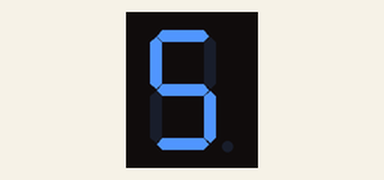
A sketch run on a simulated Arduino Uno, built with avr-gcc and run on an emulated ATmega328P. Shown: 1-digit seven-segment display. Wiring (inferred from the names in the program): 1-digit 7-segment display, segments lit when HIGH: segments pin 2, pin 3, pin 4, pin 5, pin 6, pin 7, pin 8. The segment pins are drawn as the display they are named for.

Above: at 0.7 s.
At 2.1 s:
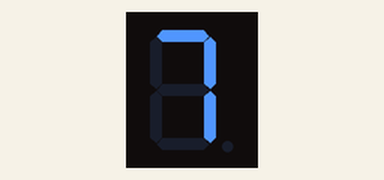
At 2.8 s:
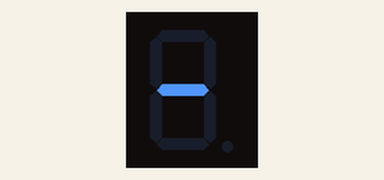
At 3.5 s:
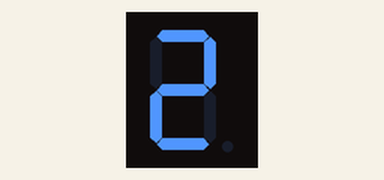
At 4.2 s:
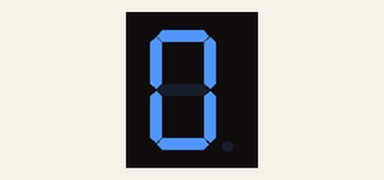
At 6.1 s:
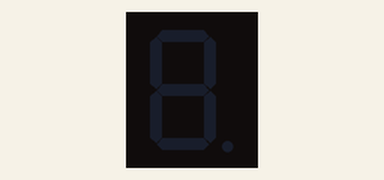

The sketch:

Percobaan_2.ino
```cpp
const int a = 2;
const int b = 3;
const int c = 4;
const int d = 5;
const int e = 6;
const int f = 7;
const int g = 8;

void setup (){
  pinMode(a,OUTPUT);
  pinMode(b,OUTPUT);
  pinMode(c,OUTPUT);
  pinMode(d,OUTPUT);
  pinMode(e,OUTPUT);
  pinMode(f,OUTPUT);
  pinMode(g,OUTPUT);
}

void loop(){
  //kosong
  digitalWrite(a,0);
  digitalWrite(b,0);
  digitalWrite(c,0);
  digitalWrite(d,0);
  digitalWrite(e,0);
  digitalWrite(f,0);
  digitalWrite(g,0);
  delay(200);

  //angka 1
  digitalWrite(a,0);
  digitalWrite(b,1);
  digitalWrite(c,1);
  digitalWrite(d,0);
  digitalWrite(e,0);
  digitalWrite(f,0);
  digitalWrite(g,0);
  delay(200);

  //kosong
  digitalWrite(a,0);
  digitalWrite(b,0);
  digitalWrite(c,0);
  digitalWrite(d,0);
  digitalWrite(e,0);
  digitalWrite(f,0);
  digitalWrite(g,0);
  delay(200);

  //angka 5
  digitalWrite(a,1);
  digitalWrite(b,0);
  digitalWrite(c,1);
  digitalWrite(d,1);
  digitalWrite(e,0);
  digitalWrite(f,1);
  digitalWrite(g,1);
  delay(500);

  //kosong
  digitalWrite(a,0);
  digitalWrite(b,0);
  digitalWrite(c,0);
  digitalWrite(d,0);
  digitalWrite(e,0);
  digitalWrite(f,0);
  digitalWrite(g,0);
  delay(200);

  //garis
  digitalWrite(a,0);
  digitalWrite(b,0);
  digitalWrite(c,0);
  digitalWrite(d,0);
  digitalWrite(e,0);
  digitalWrite(f,0);
  digitalWrite(g,1);
  delay(500);

  //kosong
  digitalWrite(a,0);
  digitalWrite(b,0);
  digitalWrite(c,0);
  digitalWrite(d,0);
  digitalWrite(e,0);
  digitalWrite(f,0);
  digitalWrite(g,0);
  delay(200);

  //angka 7
  digitalWrite(a,1);
  digitalWrite(b,1);
  digitalWrite(c,1);
  digitalWrite(d,0);
  digitalWrite(e,0);
  digitalWrite(f,0);
  digitalWrite(g,0);
  delay(500);

  //Kosong
  digitalWrite(a,0);
  digitalWrite(b,0);
  digitalWrite(c,0);
  digitalWrite(d,0);
  digitalWrite(e,0);
  digitalWrite(f,0);
  digitalWrite(g,0);
  delay(200);

  //Garis
  digitalWrite(a,0);
  digitalWrite(b,0);
  digitalWrite(c,0);
  digitalWrite(d,0);
  digitalWrite(e,0);
  digitalWrite(f,0);
  digitalWrite(g,1);
  delay(500);

  //Kosong
  digitalWrite(a,0);
  digitalWrite(b,0);
  digitalWrite(c,0);
  digitalWrite(d,0);
  digitalWrite(e,0);
  digitalWrite(f,0);
  digitalWrite(g,0);
  delay(200);

  //Angka 2
  digitalWrite(a,1);
  digitalWrite(b,1);
  digitalWrite(c,0);
  digitalWrite(d,1);
  digitalWrite(e,1);
  digitalWrite(f,0);
  digitalWrite(g,1);
  delay(500);

  //Kosong
  digitalWrite(a,0);
  digitalWrite(b,0);
  digitalWrite(c,0);
  digitalWrite(d,0);
  digitalWrite(e,0);
  digitalWrite(f,0);
  digitalWrite(g,0);
  delay(200);

  //Angka 0
  digitalWrite(a,1);
  digitalWrite(b,1);
  digitalWrite(c,1);
  digitalWrite(d,1);
  digitalWrite(e,1);
  digitalWrite(f,1);
  digitalWrite(g,0);
  delay(500);

  //Kosong
  digitalWrite(a,0);
  digitalWrite(b,0);
  digitalWrite(c,0);
  digitalWrite(d,0);
  digitalWrite(e,0);
  digitalWrite(f,0);
  digitalWrite(g,0);
  delay(200);

  //Angka 0
  digitalWrite(a,1);
  digitalWrite(b,1);
  digitalWrite(c,1);
  digitalWrite(d,1);
  digitalWrite(e,1);
  digitalWrite(f,1);
  digitalWrite(g,0);
  delay(500);

  //Kosong
  digitalWrite(a,0);
  digitalWrite(b,0);
  digitalWrite(c,0);
  digitalWrite(d,0);
  digitalWrite(e,0);
  digitalWrite(f,0);
  digitalWrite(g,0);
  delay(200);

  //Angka 2
  digitalWrite(a,1);
  digitalWrite(b,1);
  digitalWrite(c,0);
  digitalWrite(d,1);
  digitalWrite(e,1);
  digitalWrite(f,0);
  digitalWrite(g,1);
  delay(500);

  //Kosong
  digitalWrite(a,0);
  digitalWrite(b,0);
  digitalWrite(c,0);
  digitalWrite(d,0);
  digitalWrite(e,0);
  digitalWrite(f,0);
  digitalWrite(g,0);
  delay(700);

}
```

Measured:
- by itself, everything shown: repeats every 6.7 s, in 18 steps
- what the display in image 0 shows lasts 0.5 s, from 0.6 s to 1.1 s
- what the display in image 5 shows lasts 0.9 s, from 6.0 s to 6.9 s
